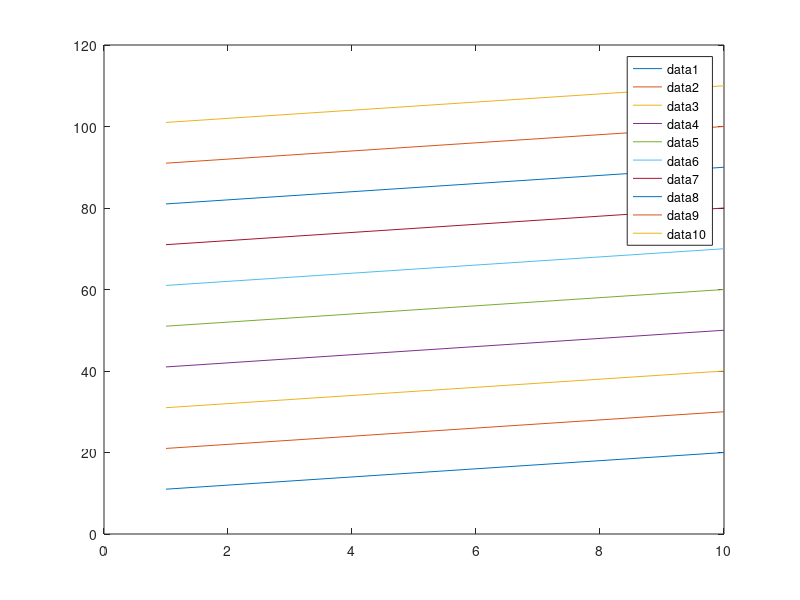

This chart was generated by the following MATLAB code: (Note: this script raises an error after producing the figure.)
%% demo script for fooof algorhythm 
% adapted from fieltrip site:
% https://www.fieldtriptoolbox.org/example/spectral/fooof/ 

% see also:
% https://neuroimage.usc.edu/brainstorm/Tutorials/Fooof
% https://fooof-tools.github.io/fooof/


% add path to fieldtrip

clear all
close all

col_list = {'#1f77b4', '#ff7f0e', '#2ca02c', '#d62728', '#9467bd', '#8c564b', '#e377c2','#7f7f7f', '#bcbd22', '#17becf'};
for nn =1:length(col_list)
    current_col = col_list{nn};
plot(1:10,(1:10)+(10*nn),"MarkerFaceColor",  current_col)
hold on
legend
end

% simulate data
F = 1; % weight of (F)ractal components of the simulated data
O = 1; % weight of (O)scillatory components of the simulated data
t = (1:60000)/1000; % time axis
for rpt = 1:100
    % use a simple method to make pink noise that does not rely on the digital signal processing toolbox
    fn = cumsum(randn(1,length(t)));
    fn = fn./max(abs(fn));

    sgn10 = ft_preproc_bandpassfilter(randn(1,length(t)),1000,[8 12],[],'firws');
    sgn10 = 0.15.*sgn10./max(abs(sgn10));

    sgn30 = ft_preproc_bandpassfilter(randn(1,length(t)),1000,[25 35],[],'firws');
    sgn30 = 0.05.*sgn30./max(abs(sgn30));

    % add a 10 Hz oscillation
    data.trial{1,rpt} = F * fn + O * sgn10 + O * sgn30;
    data.time{1,rpt}  = t;
    data.label{1}     = 'chan';
    data.trialinfo(rpt,1) = rpt;
end

% chunk into 2-second segments
cfg               = [];
cfg.length        = 2;
cfg.overlap       = 0.5;
data              = ft_redefinetrial(cfg, data);

% compute the fractal and original spectra
cfg               = [];
cfg.foilim        = [1 45];
cfg.pad           = 2;
cfg.tapsmofrq     = 2;
cfg.method        = 'mtmfft';
cfg.output        = 'fooof_aperiodic';
fractal = ft_freqanalysis(cfg, data);
cfg.output        = 'pow';
original = ft_freqanalysis(cfg, data);

% subtract the fractal component from the power spectrum
cfg               = [];
cfg.parameter     = 'powspctrm';
cfg.operation     = 'x2-x1';
oscillatory = ft_math(cfg, fractal, original);

% original implementation by Donoghue et al. 2020 operates through the semilog-power
% (linear frequency, log10-power) space and transformed back into linear-linear space.
% thus defining an alternative expression for the oscillatory component as the quotient of
% the power spectrum and the fractal component
cfg               = [];
cfg.parameter     = 'powspctrm';
cfg.operation     = 'x2./x1';  % equivalent to 10^(log10(x2)-log10(x1))
oscillatory_alt = ft_math(cfg, fractal, original);

% display the spectra on a log-log scale
fig1=figure("Color","white");
fig1.Position(3:4) = [fig1.Position(3)*1.5,fig1.Position(4)*1.5];
 hold on;
lwd = 3;
plot(log(original.freq), log(original.powspctrm),"Color",  '#000000','LineWidth',lwd);
plot(log(fractal.freq), log(fractal.powspctrm),"--","Color",  '#0000ff','LineWidth',lwd);
plot(log(fractal.freq), log(oscillatory.powspctrm),"Color", '#008000','LineWidth',lwd);
xlabel('log(Frequency)'); ylabel('log(Power)'); grid on;
legend({'Original Data','Aperiodic','Oscillatory = Original Data - Aperiodic'},'location','southwest','Box','off');
if F~=0 && O==0
    title('pure fractal signal');
elseif F==0 && O~=0
    title('pure oscillatory signal');
elseif F~=0 && O~=0
    title('mixed signal');
end
fontsize(16,"points")


exportgraphics(fig1,'demo_fooof_review_ft1.png','Resolution',300)

hold off 
fig2=figure("Color","white");
hold on;
plot(log(original.freq), log(original.powspctrm),"Color",  '#000000','LineWidth',lwd);
plot(log(fractal.freq), log(fractal.powspctrm),"--", "Color",  '#0000ff','LineWidth',lwd);
plot(log(oscillatory_alt.freq), log(oscillatory_alt.powspctrm),"Color",  '#008000','LineWidth',lwd);
xlabel('log(Frequency)'); ylabel('log(Power)'); grid on;
legend({'Original Data','Aperiodic','Oscillatory = Original Data / Aperiodic'},'location','southwest','Box','off');
title('Oscillatory = Spectrum / Aperiodic');
fontsize(16,"points")
% saveas(fig, 'myfigure.png', 'png');
fig2.Position(3:4) = [fig2.Position(3)*1.5,fig2.Position(4)*1.5];

exportgraphics(fig2,'demo_fooof_review_ft2.png','Resolution',300)